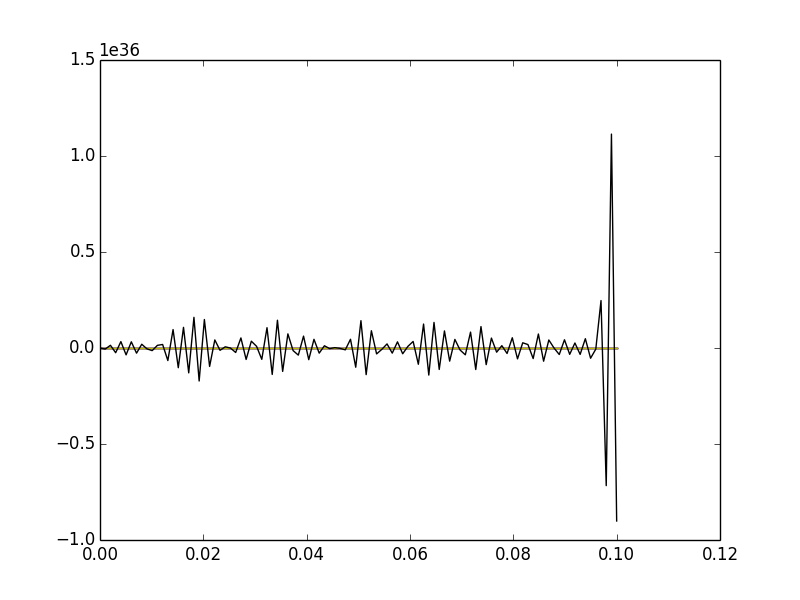

Source code (Python):
from numpy import *
from matplotlib.pylab import *

matriz = loadtxt("datos.txt")
for i in range(len(matriz[:,0])):
    plot( linspace(0,0.1, len(matriz[i,:])), matriz[i,:])
savefig("ejercicio.png")